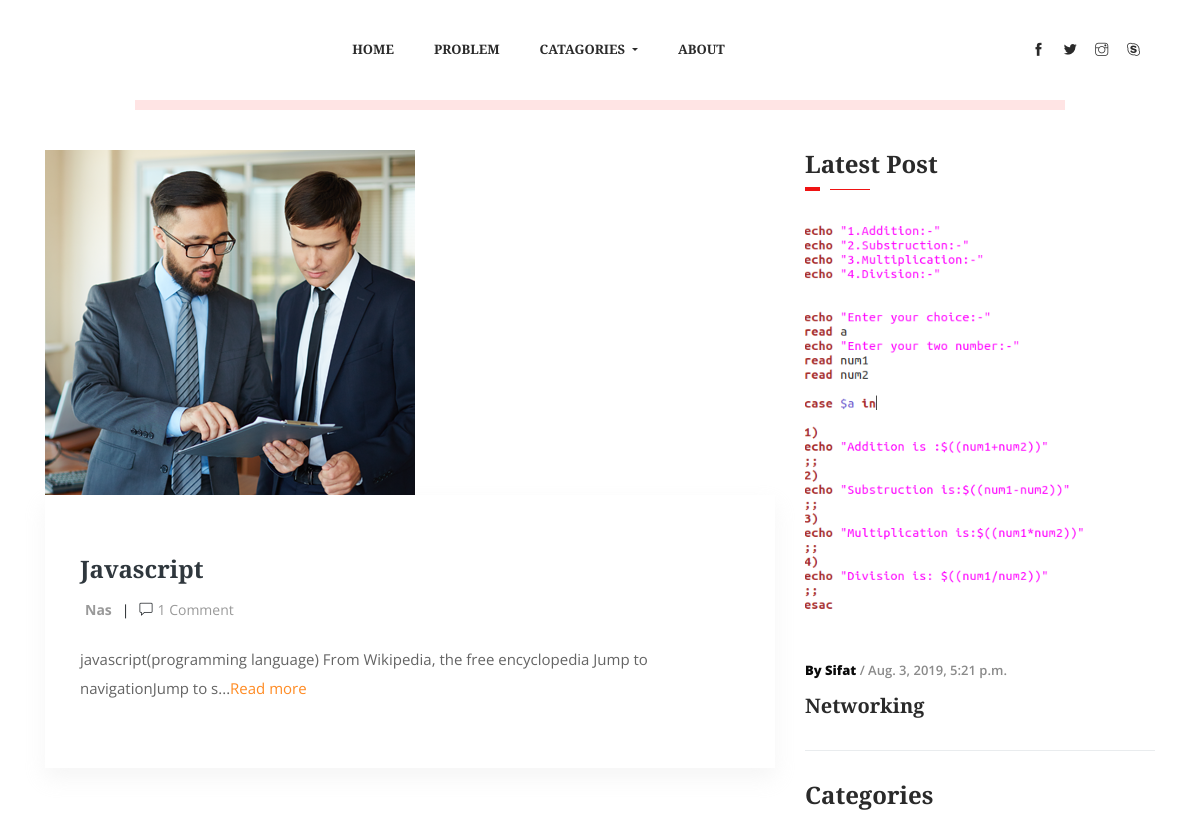
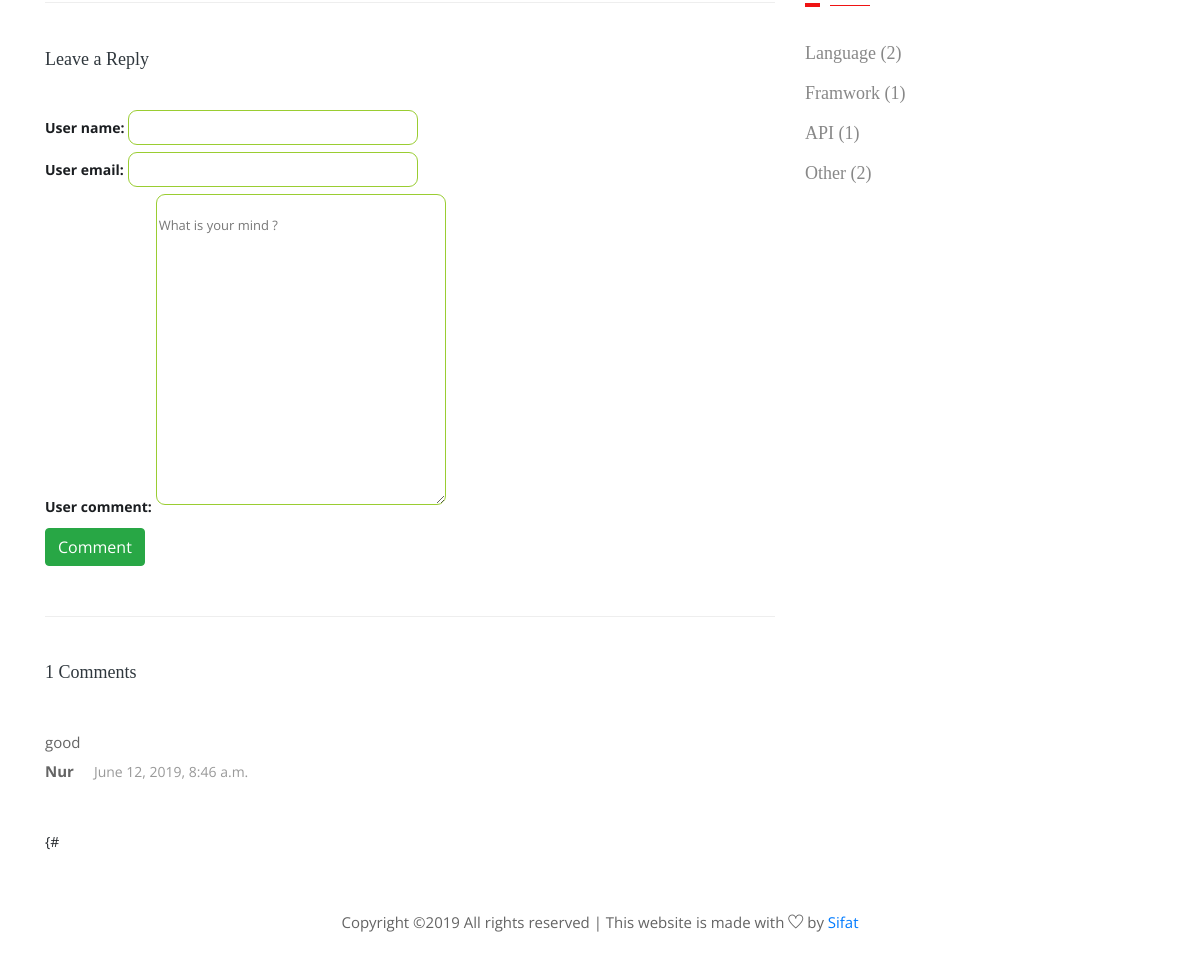
The app's page /summery/2/ with its own data (2 pictures, top to bottom).
### mainblog/models.py (models this page shows, shortened)
class Post(models.Model):
    title = models.CharField(max_length=255)
    image = models.ImageField(upload_to='images/')
    post_detail = models.TextField()
    author = models.ForeignKey(Author,related_name='posts',on_delete=models.CASCADE)
    catagory = models.ForeignKey(Catagory,related_name="catagories",on_delete=models.CASCADE)
    pub_date = models.DateTimeField(auto_now_add=True)
    likes = models.IntegerField(default=0)
    class Meta:
        ordering =['-pub_date']
    def summary(self):
        return self.post_detail[:100]+"..."
    def comment_count(self):
        comment = Post.objects.get(title=self.title)
        return comment.comments.all().count()

class Author(models.Model):
    name = models.CharField(max_length=255)
    def __str__(self):
        return self.name

class Comment(models.Model):
    user_name = models.CharField(max_length=255)
    user_email = models.EmailField()
    post =models.ForeignKey(Post,related_name='comments',on_delete=models.CASCADE)
    user_comment = models.TextField()
    comment_date = models.DateTimeField(auto_now_add=True)
    approve_comment = models.BooleanField(default=False)
    class Meta:
        ordering = ['-comment_date']

class Catagory(models.Model):
    catagory_name = models.CharField(max_length=255)
    def get_cata_count(self):
        catagory=Catagory.objects.get(catagory_name=self.catagory_name)
        return catagory.catagories.all().count()

### mainblog/views.py (the view)
# urls.py: path('summery/<post_id>/',views.summery,name ='summery'),
def summery(request,post_id):
    post = get_object_or_404(Post, pk=post_id)
    catagories = Catagory.objects.all()
    latest_post = Post.objects.all().order_by('-pub_date')[0:1]
    if request.method == 'POST':
        form = CommentForm(request.POST)
        if form.is_valid():
            comment = form.save(commit=False)
            comment.post = post
            comment.save()
            return redirect('detail', post_id)
    else:
        form = CommentForm()
    return render(request, 'single-blog.html', {'post': post, "form": form,'catagories':catagories,'latest_post':latest_post})

### mainblog/forms.py
class CommentForm(forms.ModelForm):
    user_comment = forms.CharField(widget=forms.Textarea(
        attrs={'placeholder': 'What is your mind ?'}
    ),
        max_length=4000,
        help_text="the max length of text is 4000", )
    class Meta:
        model = Comment
        fields =('user_name' ,'user_email','user_comment')

### templates/single-blog.html (shortened to what this page needs)
{% extends 'base.html' %}
{% block content %}
            <div class="col-lg-8 posts-list">
               <div class="single-post">
                  <div class="feature-img">
                     <img class="img-fluid" src="{{ post.image.url }}" alt="" style="width: 370px;height: 345px;">
                  </div>
                  <div class="blog_details">
                     <h2>{{ post.title }}</h2>
                     <ul class="blog-info-link mt-3 mb-4">
                        <li><a href="#"><strong>{{ post.author }}</strong></a></li>
                        {% if post.comment_count %}
                                    <li><i class="ti-comment"></i><a href="{% url 'detail' post.id %}">{{ post.comment_count }} Comment</a></li>
                                        {% else %}
                                        <li><i class="ti-comment"></i><a href="{% url 'detail' post.id %}">comment</a></li>
                        {% endif %}
                     </ul>
                     <p class="excert">{{ post.summary }}<a href="{% url 'detail' post.id %}">Read more</a></p>
                  </div>
               <div class="comment-form">
                  <h4>Leave a Reply</h4>
                  <form method="POST" class="form-contact comment_form" id="commentForm" style="border-radius: 20px;">
                       <label for="id_user_name"><b>User name:</b></label>
                       <input type="text" name="user_name" maxlength="255" required=""  style="width: 290px; height: 35px;border-radius: 9px;margin-bottom: 7px;border: 1px solid yellowgreen;"></p>
                       <p><label for="id_user_email"><b>User email:</b></label>
                       <input type="email" name="user_email" maxlength="254" required="" style="width: 290px; height: 35px;border-radius: 9px;margin-bottom: 7px;border: 1px solid yellowgreen;"></p>
                       <p><label for="id_user_comment"><b>User comment:</b></label>
                           <textarea name="user_comment" cols="40" rows="10" placeholder="What is your mind ?" maxlength="4000" required="" style="width: 290px; height: 35px;border-radius: 9px;margin-bottom: 7px;border: 1px solid yellowgreen;"></textarea></p>
                    <button type="submit" class="btn btn-success" >Comment</button>
                  </form>
               </div>
               </div>
               <div class="comments-area">
                  {% if post.comment_count %}
                      <h4>{{ post.comment_count }} Comments<h4></h4>
                      {% else %}
                      <h4>Comments<h4></h4>
               {% endif %}
                       {% for comment in post.comments.all %}
                  <div class="comment-list">
                     <div class="single-comment justify-content-between d-flex">
                        <div class="user justify-content-between d-flex">
                           <div class="desc">
                              <p class="comment">
                                  {{ comment.user_comment|linebreaks  }}
                              </p>
                              <div class="d-flex justify-content-between">
                                 <div class="d-flex align-items-center">
                                    <h5>
                                       <p><strong>{{ comment.user_name }}</strong></p>
                                    </h5>
                                    <p class="date">{{ comment.comment_date }} </p>
                                 </div>
                              </div>
                           </div>
                        </div>
                     </div>
                  </div>
                      {% endfor %}
               </div>
{#
            </div>
 <div class="col-lg-4">
               <div class="sidebar_widget">
                  <div class="sidebar_tittle">
                     <h3>Latest Post</h3>
                  </div>
                  {% for p in latest_post %}
                        <div class="single_catagory_post post_2 single_border_bottom">
                            {% if p %}
                                <div class="category_post_img">
                                <img src="{{ p.image.url }}" alt="">
                            </div>
                            <div class="post_text_1 pr_30">
                                <p><span> By {{ p.author }}</span> / {{ p.pub_date  }}</p>
                                <a href="single-blog.html">
                                    <h3>{{ p.title }}</h3>
                                </a>
                            </div>
                            {% endif %}
                        </div>
                    {% endfor %}
                  <div class="sidebar_tittle">
                     <h3>Categories</h3>
                  </div>
                  <div class="single_catagory_item category">
                     <ul class="list-unstyled">
                        {% for cat in catagories %}
                                <li><a href="{% url 'catagory' cat.catagory_name %}">{{ cat.catagory_name }} ({{ cat.get_cata_count }})</a></li>
                        {% endfor %}
                     </ul>
                  </div>
               </div>
            </div>
{% endblock %}

### static/css/custom.css (style rules this page uses)
b { color: #1b1e21; }

### records on screen
Post: image (picture), title "Javascript", author "Nas", comment_count "1", summary "javascript(programming language) From Wikipedia, the free encyclopedia Jump to navigationJump to s..."
Comment: user_comment "good", user_name "Nur", comment_date "June 12, 2019, 8:46 a.m."
Post: image (picture), author "Sifat", pub_date "Aug. 3, 2019, 5:21 p.m.", title "Networking"
Catagory: catagory_name "Language", get_cata_count "2"
Catagory: catagory_name "Framwork", get_cata_count "1"
Catagory: catagory_name "API", get_cata_count "1"
Catagory: catagory_name "Other", get_cata_count "2"
